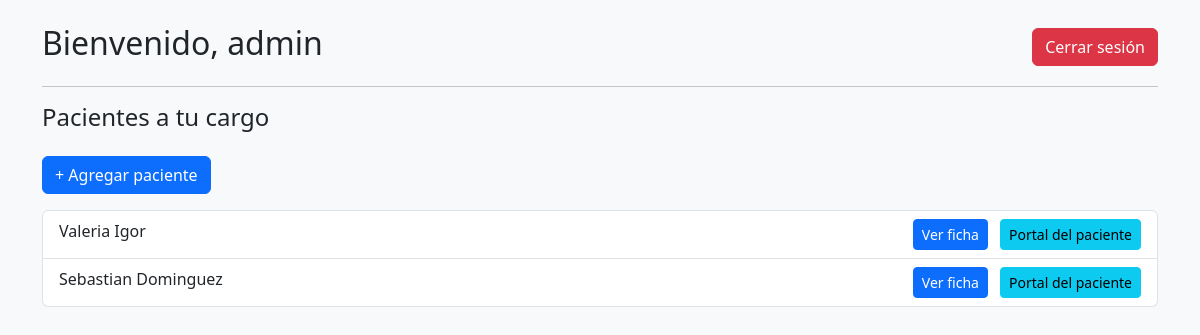
The page /usuarios/perfil/ (signed in) on the database its author committed.
### pacientes/models.py (models this page shows, shortened)
class Paciente(models.Model):
    perfil_usuario = models.ForeignKey(
        'usuarios.PerfilUsuario',
        on_delete=models.CASCADE,
        related_name="pacientes_asociados"
    )
    nombre = models.CharField(max_length=100)
    apellido = models.CharField(max_length=100)
    dni = models.CharField(max_length=20)
    email = models.EmailField()
    telefono = models.CharField(max_length=30)
    fecha_nacimiento = models.DateField(null=True, blank=True)
    obra_social = models.CharField(max_length=100, null=True, blank=True)

### usuarios/views.py (the view)
# urls.py: path("perfil/", views.perfil_usuario, name="perfil"),
@login_required
def perfil_usuario(request):
    perfil = request.user.perfil
    pacientes = perfil.pacientes.all()
    return render(request, "usuarios/perfil.html", {
        "usuario": request.user,
        "perfil": perfil,
        "pacientes": pacientes,
    })

### pacientes/context_processors.py (called while the page is built)
def paciente_context(request):
    paciente = None
    paciente_id = None
    try:
        perfil = request.user.perfil
        if perfil and hasattr(perfil, "pacientes"):
            paciente_id = request.session.get("paciente_id")
            if paciente_id:
                paciente = perfil.pacientes.filter(id=paciente_id).first()
    except:
        pass
    return {
        "paciente": paciente,
        "paciente_id": paciente_id,
    }

### usuarios/templates/usuarios/perfil.html (shortened to what this page needs)
<!DOCTYPE html>
<html>
<head>
    <link href="https://cdn.jsdelivr.net/npm/bootstrap@5.3.3/dist/css/bootstrap.min.css" rel="stylesheet">
</head>
<body class="bg-light">
<div class="container mt-4">
    <div class="d-flex justify-content-between align-items-center">
        <h2>Bienvenido, {{ usuario.username }}</h2>
        <form method="POST" action="{% url 'usuarios:logout' %}">
            <button type="submit" class="btn btn-danger">Cerrar sesión</button>
        </form>
    </div>
    <hr>
    <h4>Pacientes a tu cargo</h4>
    <a href="{% url 'pacientes:crear_paciente' %}" class="btn btn-primary mt-3">
        + Agregar paciente
    </a>
    {% if pacientes %}
        <ul class="list-group mt-3">
            {% for p in pacientes %}
                <li class="list-group-item d-flex justify-content-between">
                    {{ p.nombre }} {{ p.apellido }}
                    <div>
                        <a class="btn btn-primary btn-sm"
                        href="{% url 'pacientes:paciente_detalle' p.pk %}">
                            Ver ficha
                        </a>
                        <a class="btn btn-info btn-sm ms-2"
                        href="{% url 'usuarios:portal_paciente' p.pk %}">
                            Portal del paciente
                        </a>
                    </div>
                </li>
            {% endfor %}
        </ul>
    {% else %}
        <p class="text-muted mt-3">Aún no tenés pacientes asociados.</p>
    {% endif %}
</div>
</body>
</html>

### rows shown on the page
Paciente: nombre "Valeria", apellido "Igor"
Paciente: nombre "Sebastian", apellido "Dominguez"

### other values the page prints
{{ usuario.username }} "admin"
